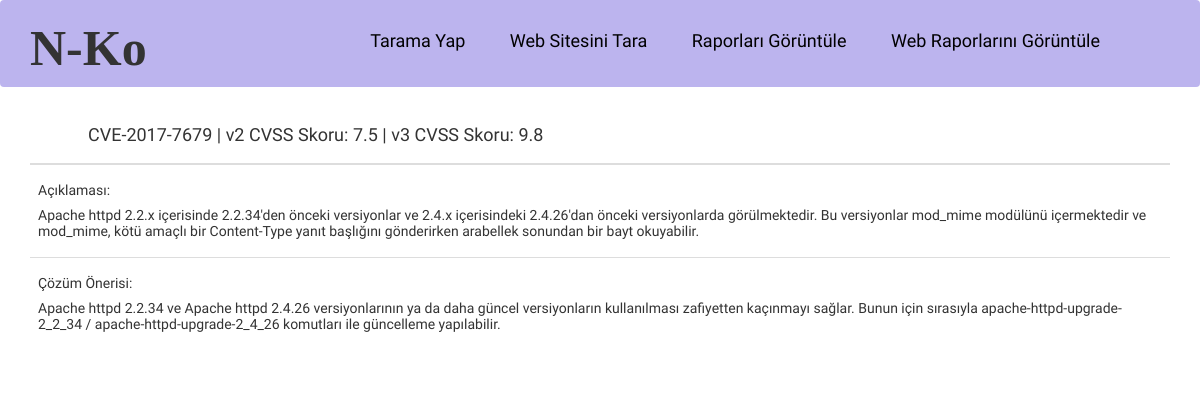
Screenshot of /cve/detail/CVE-2017-7679 with the database file from the repository.
### scannetwork/models.py (models this page shows)
class Vulnerability(models.Model):
    vulnerability = models.CharField(max_length=200, verbose_name="vulnerability")
    description = models.TextField(verbose_name="description")
    solution = models.TextField(verbose_name="solution")
    cvss_score_v2 = models.FloatField(verbose_name="cvss_score_v2", null=True, blank=True, default=None)
    cvss_score_v3 = models.FloatField(verbose_name="cvss_score_v3", null=True, blank=True, default=None)
    impact_subscore = models.FloatField(verbose_name="impact_subscore", null=True, blank=True, default=None)
    exploitability_subscore = models.FloatField(verbose_name="exploitability_subscore", null=True, blank=True, default=None)
    risk_score = models.FloatField(verbose_name="risk_score", null=True, blank=True, default=None)
    version_id = models.ForeignKey("Version", verbose_name="version_id", on_delete=models.CASCADE)
    product_id = models.ForeignKey("Product", verbose_name="product_id", on_delete=models.CASCADE)
    service_id = models.ForeignKey("Service", verbose_name="service_id", on_delete=models.CASCADE)
    def __str__(self):
        return self.vulnerability

### scannetwork/views.py (the view)
# urls.py: path('detail/<vulnerability>', views.cve_detail, name='cve_detail'),
def cve_detail(request, vulnerability):
    cve = Vulnerability.objects.get(vulnerability=vulnerability)
    return render(request, 'templates/scannetwork/cve_detail.html', {'cve': cve})

### templates/scannetwork/cve_detail.html
{% extends 'templates/reports/base.html' %}
{% block content %}
<div class="container">
    <div class="table-responsive">
        <table class="table">
            <thead>
                <tr>
                    <th><h4>{{ cve }} | v2 CVSS Skoru: {{ cve.cvss_score_v2 }} | v3 CVSS Skoru: {{ cve.cvss_score_v3 }}</h4></th>
                </tr>
            </thead>
            <tbody>
                <tr>
                    <td><h5>Açıklaması: <p><p>{{ cve.description }}</h5></td>
                </tr>
                <tr>
                    <td><h5>Çözüm Önerisi: <p><p>{{cve.solution|linebreaks }}</h5></td>
                </tr>
            </tbody>
        </table>
    </div>
</div>
{% endblock %}

### static/css/home.css (style rules this page uses)
h4 { font-family: 'Pangolin', cursive; margin-right: 50px; margin-left: 50px; }
h5 { font-family: 'Pangolin', cursive; }

### rows the page displays
Vulnerability: vulnerability "CVE-2017-7679", cvss_score_v2 "7.5", cvss_score_v3 "9.8", description "Apache httpd 2.2.x içerisinde 2.2.34'den önceki versiyonlar ve 2.4.x içerisindeki 2.4.26'dan önceki versiyonlarda görülmektedir. Bu versiyonlar mod_mime modülünü içermektedir ve mod_mime, kötü amaçlı bir Content-Type yanıt başlığını gönderirken arabellek sonundan bir bayt okuyabilir.", solution "Apache httpd 2.2.34 ve Apache httpd 2.4.26 versiyonlarının ya da daha güncel versiyonların kullanılması zafiyetten kaçınmayı sağlar. Bunun için sırasıyla apache-httpd-upgrade-2_2_34 / apache-httpd-upgrade-2_4_26 komutları ile güncelleme yapılabilir."
